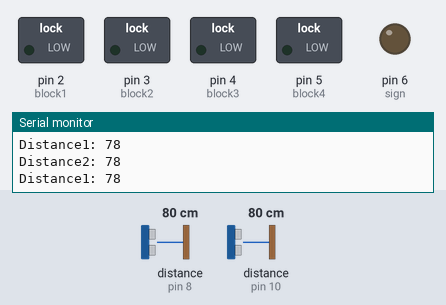
The sketch below on a simulated Arduino Uno, built with avr-gcc and run on an emulated ATmega328P. Shown: switched loads named in the sketch (green lamp = pin HIGH), output pins drawn as LEDs (lit = HIGH), the last lines printed to the serial monitor. Wiring (inferred from the names in the program): 2 × ultrasonic range finder: trigger pin 7, echo pin 8 / trigger pin 9, echo pin 10. The test bench sets the inputs (shaded band); at power-on: distance to the obstacle (sensors on pin 8, pin 10) 80 cm. The echo pulse lasts 58.3 µs per cm; pins used as bus, display or sensor lines are not drawn.

Above: at 1.2 s.
1.3 s: distance to the obstacle (sensor on pin 8) set to 44 cm
4.3 s: distance to the obstacle (sensor on pin 8) set to 38 cm
At 5.3 s:
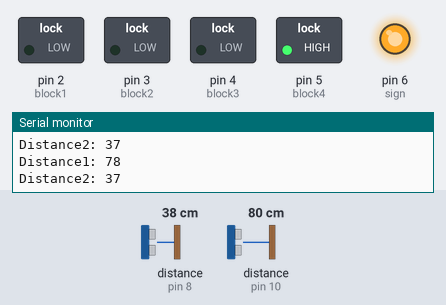
5.8 s: distance to the obstacle (sensor on pin 10) set to 44 cm
7.3 s: distance to the obstacle (sensor on pin 10) set to 37 cm
At 8.5 s:
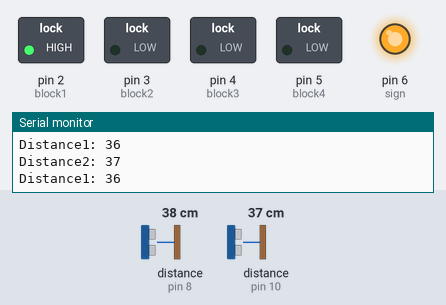
8.8 s: distance to the obstacle (sensor on pin 10) set to 28 cm
11.8 s: distance to the obstacle (sensor on pin 10) set to 23 cm
At 12.9 s:
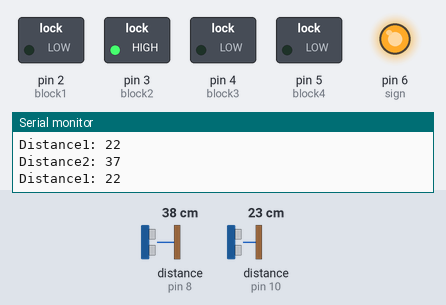
Timing chart, 0 to 14.3 s (numbered marks = the images above; inputs shaded):
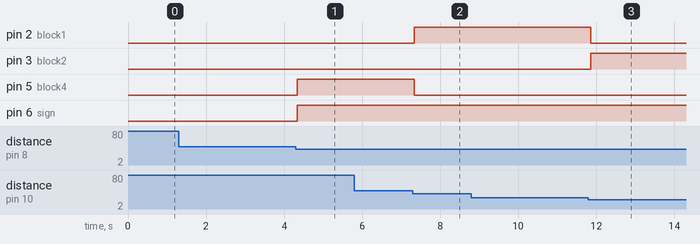

Measured:
- the behaviour switches between 41 and 40 cm on distance to the obstacle (sensor on pin 8) (found by bisection; images 0 and 1)
- the behaviour switches between 41 and 40 cm on distance to the obstacle (sensor on pin 10) (found by bisection; images 1 and 2)
- the behaviour switches between 26 and 25 cm on distance to the obstacle (sensor on pin 10) (found by bisection; images 2 and 3)
- after the input at 4.3 s, pin 5 (block4), pin 6 (sign): LOW → HIGH at once
- after the input at 7.3 s, pin 2 (block1): LOW → HIGH at once; pin 5 (block4): HIGH → LOW at once
- after the input at 11.8 s, pin 2 (block1): HIGH → LOW after 0.06 s; pin 3 (block2): LOW → HIGH after 0.06 s

The sketch:

ultrasonic.ino
```cpp
/*
* Ultrasonic Sensor HC-SR04 and Arduino Tutorial
*
* This file was made by
*   Vishal Panchal
*/
const int block1 = 2;
const int block2 = 3;
const int block3 = 4;
const int block4 = 5;
const int sign = 6;

// defines pins numbers
const int trigPin_1 = 9;
const int echoPin_1 = 10;
const int trigPin_2 = 7;
const int echoPin_2 = 8;

// defines variables
long duration1;
int distance1;

long duration2;
int distance2;

void setup()
{
	pinMode(trigPin_1, OUTPUT); // Sets the trigPin as an Output
	pinMode(echoPin_1, INPUT); // Sets the echoPin as an Input
	pinMode(trigPin_2, OUTPUT); // Sets the trigPin as an Output
	pinMode(echoPin_2, INPUT); // Sets the echoPin as an Input

	pinMode(block1, OUTPUT);
    pinMode(block2, OUTPUT);
    pinMode(block3, OUTPUT);
    pinMode(block4, OUTPUT);
    pinMode(sign, OUTPUT);

	Serial.begin(9600); // Starts the serial communication
}
void loop()
{
// Clears the trigPin
	digitalWrite(trigPin_1, LOW);
	delayMicroseconds(2);
	// Sets the trigPin on HIGH state for 10 micro seconds
	digitalWrite(trigPin_1, HIGH);
	delayMicroseconds(10);
	digitalWrite(trigPin_1, LOW);
	// Reads the echoPin, returns the sound wave travel time in microseconds
	duration1 = pulseIn(echoPin_1, HIGH);
	// Calculating the distance
	distance1 = duration1*0.034/2;
	// Prints the distance on the Serial Monitor
	Serial.print("Distance1: ");
	Serial.println(distance1);


	digitalWrite(trigPin_2, LOW);
	delayMicroseconds(2);
	// Sets the trigPin on HIGH state for 10 micro seconds
	digitalWrite(trigPin_2, HIGH);
	delayMicroseconds(10);
	digitalWrite(trigPin_2, LOW);
	// Reads the echoPin, returns the sound wave travel time in microseconds
	duration2 = pulseIn(echoPin_2, HIGH);
	// Calculating the distance
	distance2 = duration2*0.034/2;
	// Prints the distance on the Serial Monitor
	Serial.print("Distance2: ");
	Serial.println(distance2);

    //for ultrasonic 1
	if(distance1 >= 25 && distance1 < 40)
    {
        digitalWrite(sign, HIGH); //sign board
        digitalWrite(block1, HIGH);
        digitalWrite(block3, LOW);
        digitalWrite(block2, LOW);
        digitalWrite(block4, LOW);

    }

    else if(distance1 < 25 && distance1 >= 15)
    {
        digitalWrite(sign, HIGH);
        digitalWrite(block2, HIGH);
        digitalWrite(block1, LOW);
        digitalWrite(block3, LOW);
        digitalWrite(block4, LOW);
    }

    else if(distance1 < 15 && distance1 > 0)
    {
        digitalWrite(sign, HIGH);
        digitalWrite(block2, LOW);
        digitalWrite(block1, LOW);
    	digitalWrite(block3, LOW);
        digitalWrite(block4, LOW);
    }

    //for ultrasonic 2

    else if(distance2 >= 25 && distance2 < 40)
    {
        digitalWrite(sign, HIGH); //sign board
        digitalWrite(block4, HIGH);
        digitalWrite(block3, LOW);
        digitalWrite(block2, LOW);
        digitalWrite(block1, LOW);

    }

    else if(distance2 < 25 && distance2 >= 15)
    {
        digitalWrite(sign, HIGH);
        digitalWrite(block3, HIGH);
        digitalWrite(block4, LOW);
        digitalWrite(block2, LOW);
        digitalWrite(block1, LOW);
    }

    else if(distance2 < 15 && distance2 > 0)
    {
        digitalWrite(sign, HIGH);
        digitalWrite(block3, LOW);
        digitalWrite(block4, LOW);
        digitalWrite(block2, LOW);
        digitalWrite(block1, LOW);
    }

    else if((distance2) > 60)
    {
    	digitalWrite(sign, LOW);
    	digitalWrite(block4, LOW);
    	digitalWrite(block3, LOW);
    }
    else if(distance1 > 60)
    {
    	digitalWrite(sign, LOW);
    	digitalWrite(block1, LOW);
    	digitalWrite(block2, LOW);

    }

}
```
